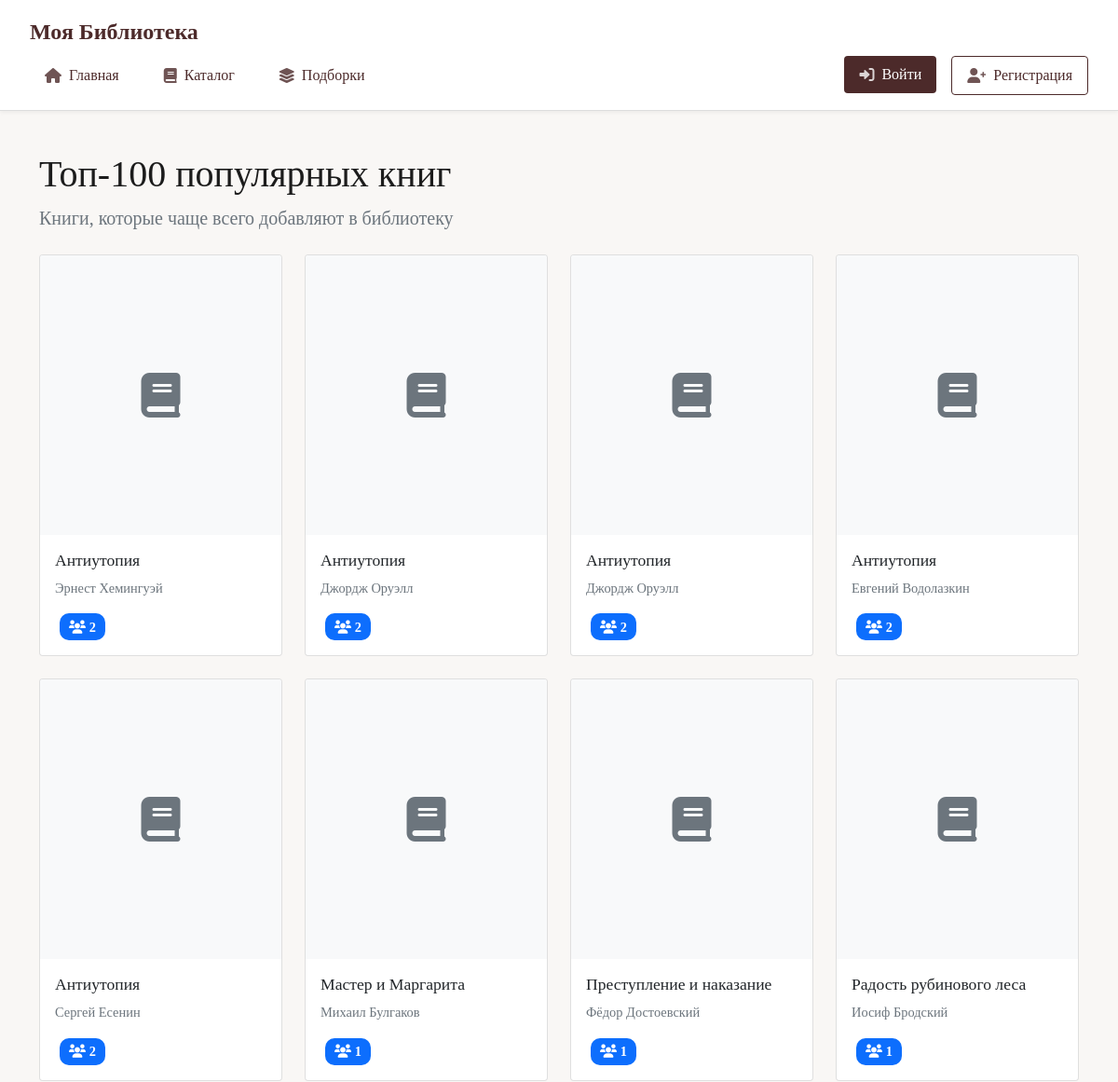
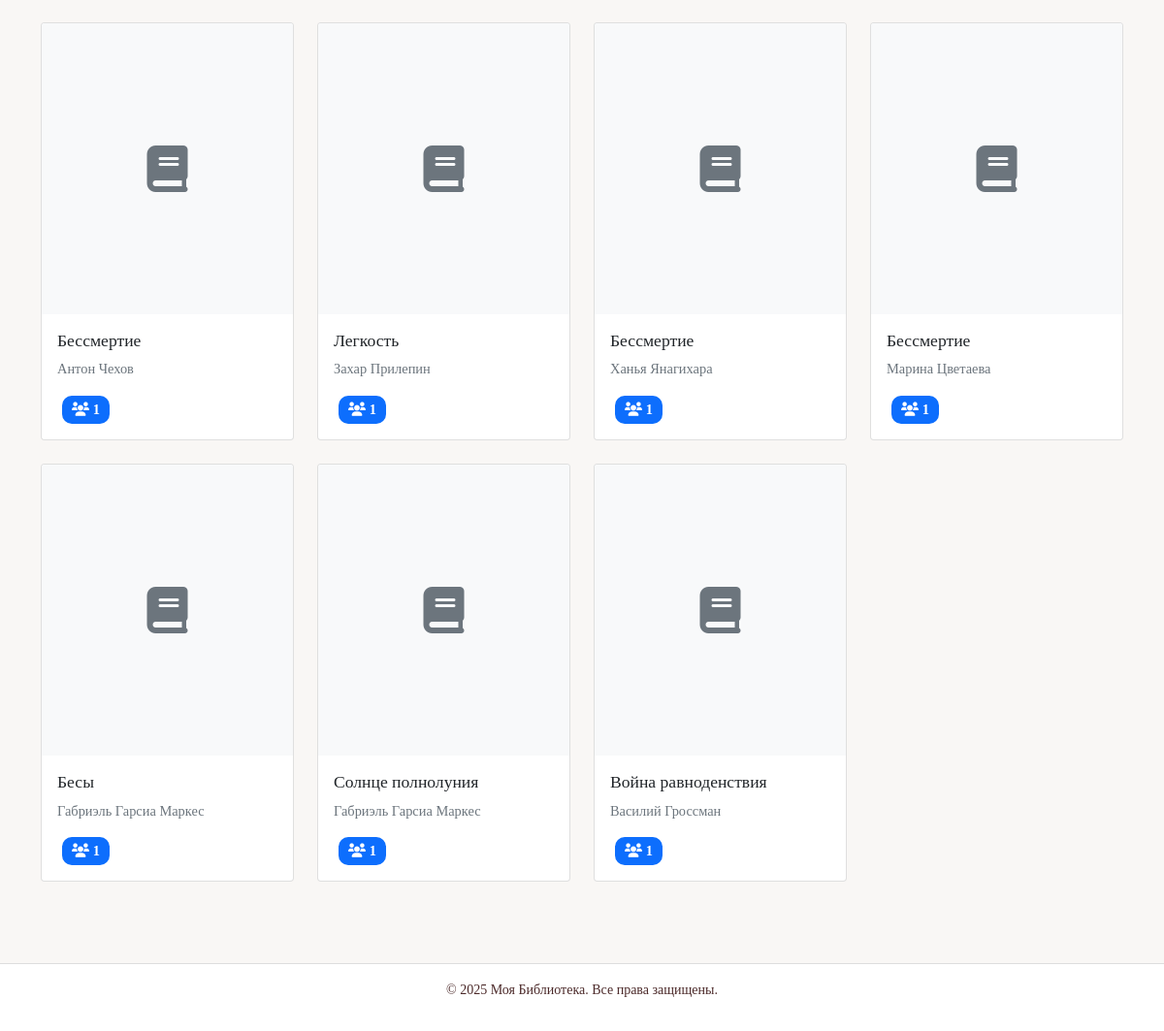
The app's page /books/collections/popular/ with its own data (2 pictures, top to bottom).
### books/models.py (models this page shows, shortened)
class Book(models.Model):
    GENRE_CHOICES = [
        ("fantasy", "Фэнтези"),
        ("sci_fi", "Фантастика"),
        ("thriller_horror", "Триллеры и хорроры"),
        ("detective", "Детективы"),
        ("romance", "Романтика"),
        ("classic", "Классика"),
        ("prose", "Проза"),
        ("history", "История"),
        ("biography", "Биографии и мемуары"),
        ("psychology", "Психология"),
        ("self_help", "Саморазвитие"),
        ("business", "Бизнес"),
        ("health", "Здоровье"),
        ("young_adult", "Young Adult"),
        ("non_fiction", "Нон-фикшн"),
        ("comics", "Комиксы и графические романы"),
        ("children", "Детям"),
        ("audio", "Аудиокнига"),
        ("drama", "Драма"),
        ("other", "Другое")
    ]
    title = models.CharField(
        max_length=255,
        verbose_name='Название',
        help_text='Обязательное поле. Введите название книги.'
    )
    authors = models.ManyToManyField(
        Author,
        related_name='books',
        verbose_name='Авторы',
        help_text='Обязательное поле. Выберите одного или нескольких авторов.'
    )
    pages = models.PositiveIntegerField(
        verbose_name='Количество страниц',
        help_text='Обязательное поле. Укажите общее количество страниц в книге.',
        default=1  # Значение по умолчанию
    )
    description = models.TextField(
        verbose_name='Описание',
        blank=True,
        help_text='Добавьте описание книги.'
    )
    cover = models.ImageField(
        upload_to='book_covers/',
        null=True,
        blank=True,
        verbose_name='Обложка'
    )
    published_date = models.DateField(
        null=True,
        blank=True,
        verbose_name='Дата публикации'
    )
    genre = models.CharField(
        max_length=50,
        choices=GENRE_CHOICES,
        default='other',
        verbose_name='Жанр'
    )
    world_rating = models.FloatField(
        null=True,
        blank=True,
        verbose_name='Мировой рейтинг'
    )
    site_rating = models.FloatField(
        default=0,
        verbose_name='Рейтинг на сайте'
    )
    isbn = models.CharField(
        max_length=13,
        blank=True,
        null=True,
        verbose_name='ISBN',
        help_text='Международный стандартный книжный номер'
    )
    online_sources = models.JSONField(
        default=dict,
        blank=True,
        verbose_name='Ссылки для чтения',
        help_text='Укажите ссылки на сайты, где можно прочитать книгу онлайн'
    )
    book_id = models.CharField(
        max_length=100,
        unique=True,
        blank=True,
        null=True,
        verbose_name="Внешний ID книги"
    )
    openlibrary_id = models.CharField(
        max_length=100,
        blank=True,
        verbose_name="ID в OpenLibrary"
    )
    is_approved = models.BooleanField(
        default=False,
        verbose_name='Одобрено модератором'
    )
    created_at = models.DateTimeField(
        auto_now_add=True,
        verbose_name='Дата добавления'
    )
    updated_at = models.DateTimeField(
        auto_now=True,
        verbose_name='Дата обновления'
    )
    submitted_by = models.ForeignKey(
        User,
        on_delete=models.SET_NULL,
        null=True,
        related_name='submitted_books',
        verbose_name='Добавил'
    )
    moderation_comment = models.TextField(
        blank=True,
        null=True,
        verbose_name='Комментарий для модератора'
    )
    rejection_reason = models.TextField(
        blank=True,
        null=True,
        verbose_name='Причина отклонения'
    )
    class Meta:
        verbose_name = 'Книга'
        verbose_name_plural = 'Книги'
        ordering = ['-created_at']

class Author(models.Model):
    name = models.CharField(max_length=255, verbose_name="Имя автора")
    birthday = models.DateField(blank=True, null=True, verbose_name="День рождения")
    die = models.DateField(blank=True, null=True, verbose_name="Дата смерти")
    century = models.PositiveIntegerField(verbose_name="Век")
    country = models.CharField(max_length=255, verbose_name="Страна")
    bio = models.TextField(blank=True, null=True, verbose_name="Биография")
    wiki_url = models.URLField(max_length=500, blank=True, null=True, verbose_name="Ссылка на Wikipedia")

### books/views.py (the view)
# urls.py: path('collections/popular/', views.popular_books, name='popular_books'),
def popular_books(request):
    books = Book.objects.filter(
        is_approved=True
    ).annotate(
        readers_count=Count('user_relations', distinct=True)
    ).filter(
        readers_count__gte=1  # Минимум 1 читатель
    ).order_by('-readers_count')[:100]
    context = {
        'books': books,
        'title': 'Топ-100 популярных книг',
        'description': 'Книги, которые чаще всего добавляют в библиотеку'
    }
    return render(request, 'books/collections/books_list.html', context)

### main_admin/context_processors.py (called while the page is built, shortened)
def site_settings(request):
    if not request.path.startswith('/admin/'):
        return {}

### books/templates/books/collections/books_list.html (shortened to what this page needs)
{% extends 'base.html' %}
{% block content %}
<div class="container mt-4">
    <h1>{{ title }}</h1>
    <p class="lead text-muted mb-4">{{ description }}</p>
    {% if books %}
        <div class="row">
            {% for book in books %}
                <div class="col-md-3 mb-4">
                    <div class="card h-100">
                        {% if book.cover %}
                            <img src="{{ book.cover.url }}" class="card-img-top" alt="{{ book.title }}" style="height: 300px; object-fit: cover;">
                        {% else %}
                            <div class="card-img-top bg-light d-flex align-items-center justify-content-center" style="height: 300px;">
                                <i class="fas fa-book fa-3x text-muted"></i>
                            </div>
                        {% endif %}
                        <div class="card-body">
                            <h5 class="card-title">
                                <a href="{% url 'books:detail' book.id %}" class="text-decoration-none text-dark">
                                    {{ book.title }}
                                </a>
                            </h5>
                            <p class="card-text">
                                {% for author in book.authors.all %}
                                    <a href="{% url 'books:author_detail' author.id %}" class="text-muted text-decoration-none">
                                        {{ author.name }}
                                    </a>{% if not forloop.last %}, {% endif %}
                                {% endfor %}
                            </p>
                            <div class="d-flex justify-content-between align-items-center">
                                {% if book.readers_count %}
                                    <span class="badge bg-primary">
                                        <i class="fas fa-users"></i> {{ book.readers_count }}
                                    </span>
                                {% endif %}
                            </div>
                        </div>
                    </div>
                </div>
            {% endfor %}
        </div>
    {% else %}
        <div class="text-center py-5">
            <i class="fas fa-books fa-4x text-muted mb-3"></i>
            <h3>Книги не найдены</h3>
            <p class="text-muted">В этой подборке пока нет книг</p>
        </div>
    {% endif %}
</div>
{% endblock %}

### main_admin/static/css/style.css (style rules this page uses)
:root { --bg-color: #f9f7f5; --accent-color: #4c2a2a; --text-color: #1c1c1c; --nav-text-color: #4c2a2a; --font-serif: "Georgia", serif; --border-color: #ddd; --border-radius: 8px; }
* { margin: 0; padding: 0; box-sizing: border-box; }
body { font-family: var(--font-serif); background-color: var(--bg-color); color: var(--text-color); }
.badge { font-size: 0.75rem; padding: 0.25em 0.6em; margin-left: 5px; vertical-align: middle; border-radius: 10px; }

### books/templates/books/collections/books_list.html (style rules this page uses)
.card { transition: transform 0.2s; }
.badge { font-size: 0.9em; padding: 0.5em 0.7em; }
.card-title { font-size: 1.1em; line-height: 1.3; margin-bottom: 0.5rem; }
.card-text { font-size: 0.9em; }

### records on screen
Book: title "Антиутопия", readers_count "2"
Author: name "Эрнест Хемингуэй"
Book: title "Антиутопия", readers_count "2"
Author: name "Джордж Оруэлл"
Book: title "Антиутопия", readers_count "2"
Book: title "Антиутопия", readers_count "2"
Author: name "Евгений Водолазкин"
Book: title "Антиутопия", readers_count "2"
Author: name "Сергей Есенин"
Book: title "Мастер и Маргарита", readers_count "1"
Author: name "Михаил Булгаков"
Book: title "Преступление и наказание", readers_count "1"
Author: name "Фёдор Достоевский"
Book: title "Радость рубинового леса", readers_count "1"
Author: name "Иосиф Бродский"
Book: title "Бессмертие", readers_count "1"
Author: name "Антон Чехов"
Book: title "Легкость", readers_count "1"
Author: name "Захар Прилепин"
Book: title "Бессмертие", readers_count "1"
Author: name "Ханья Янагихара"
Book: title "Бессмертие", readers_count "1"
Author: name "Марина Цветаева"
Book: title "Бесы", readers_count "1"
Author: name "Габриэль Гарсиа Маркес"
Book: title "Солнце полнолуния", readers_count "1"
Book: title "Война равноденствия", readers_count "1"
Author: name "Василий Гроссман"

### other values on screen
{{ title }} "Топ-100 популярных книг"
{{ description }} "Книги, которые чаще всего добавляют в библиотеку"
